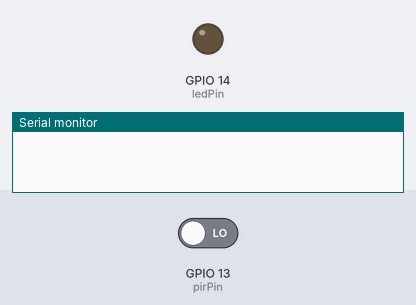
Bench run of a sketch on a simulated ESP32. Shown: output pins drawn as LEDs (lit = HIGH), the last lines printed to the serial monitor. The inputs (shaded band) are chosen by the test bench; at power-on: GPIO 13 (pirPin) LOW.

Above: at 1.2 s.
1.3 s: GPIO 13 (pirPin) driven HIGH
At 1.6 s:
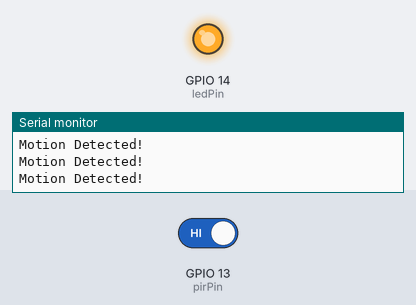
2.8 s: GPIO 13 (pirPin) driven LOW
At 4.0 s:
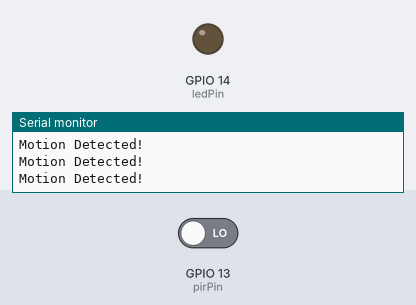
Timing chart, 0 to 5.8 s (numbered marks = the images above; inputs shaded):
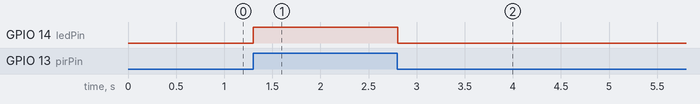

The sketch:

PIR_sensor_with_ESP32.ino
```cpp
 const int pirPin = 13;
const int ledPin = 14;

void setup() {
  pinMode(pirPin, INPUT);
  pinMode(ledPin, OUTPUT);
  Serial.begin(115200);
}

void loop() {
  int motionDetected = digitalRead(pirPin);

  if (motionDetected == HIGH) {
    Serial.println("Motion Detected!");
    digitalWrite(ledPin, HIGH);
  } else {
    digitalWrite(ledPin, LOW);
  }

  delay(100);
}
```

Measured:
- after the input at 1.3 s, GPIO 14 (ledPin): LOW → HIGH at once
- after the input at 2.8 s, GPIO 14 (ledPin): HIGH → LOW at once
